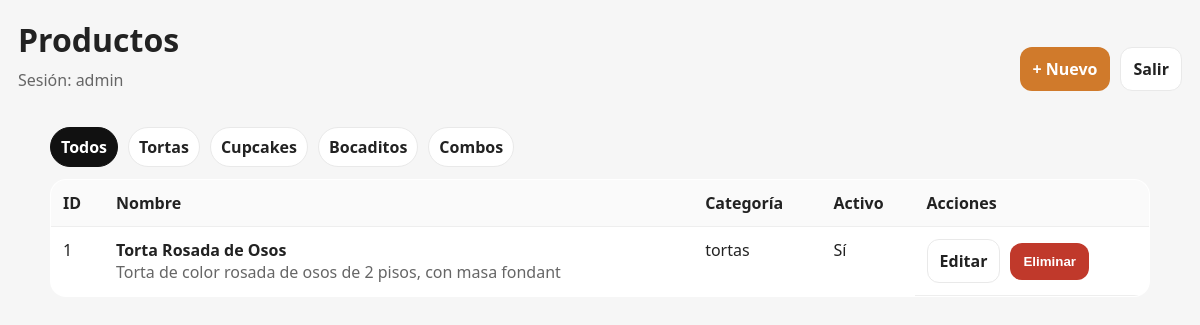
Page /admin/cakes (signed in) on the earlier database version.
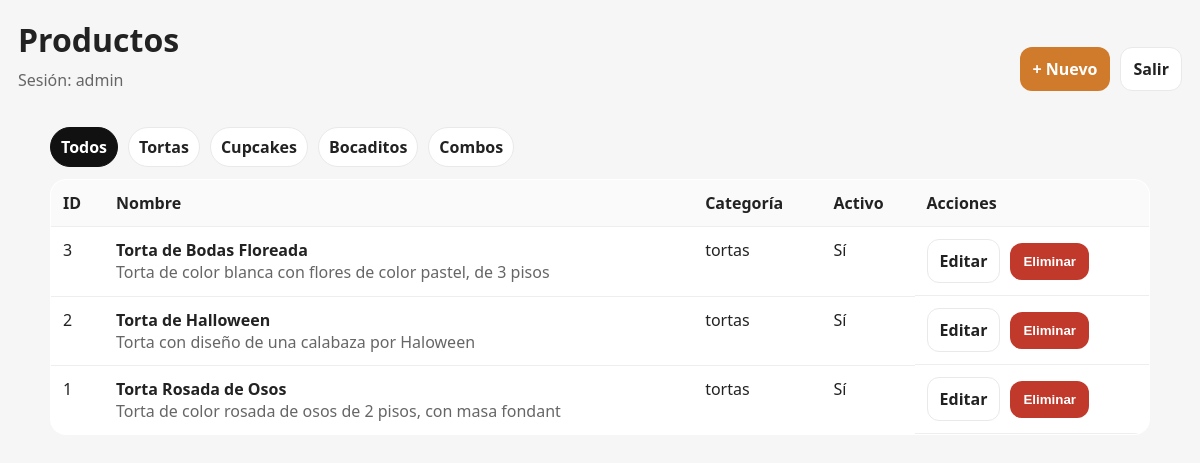
Same page on the later database version.
### models.py (models this page shows, shortened)
class User(UserMixin, db.Model):
    id = db.Column(db.Integer, primary_key=True)
    username = db.Column(db.String(80), unique=True, nullable=False)
    password_hash = db.Column(db.String(255), nullable=False)

class Cake(db.Model):
    id = db.Column(db.Integer, primary_key=True)
    name = db.Column(db.String(140), nullable=False)
    category = db.Column(db.String(40), nullable=False, default="tortas")  # tortas/cupcakes/bocaditos/combos
    short_desc = db.Column(db.String(220), nullable=True)
    price_from = db.Column(db.Float, nullable=True)  # opcional: precio "desde"
    servings_from = db.Column(db.Integer, nullable=True)  # opcional
    image_url = db.Column(db.String(400), nullable=True)  # URL pública (Vercel / Cloudinary / etc.)
    active = db.Column(db.Boolean, default=True)
    created_at = db.Column(db.DateTime, default=datetime.utcnow)
    updated_at = db.Column(db.DateTime, default=datetime.utcnow, onupdate=datetime.utcnow)

### app.py (the view)
    @app.get("/admin/cakes")
    @login_required
    def cakes_admin():
        category = request.args.get("category", "")
        q = Cake.query
        if category:
            q = q.filter_by(category=category)
        cakes = q.order_by(Cake.created_at.desc()).all()
        return render_template("cakes_admin.html", cakes=cakes, category=category, user=current_user)

### templates/cakes_admin.html (shortened to what this page needs)
<!doctype html>
<html lang="es">
<head>
  <link rel="stylesheet" href="/static/admin.css"/>
</head>
<body>
  <header class="top">
    <div>
      <h1>Productos</h1>
      <p class="muted">Sesión: {{ user.username }}</p>
    </div>
    <div class="actions">
      <a class="btn" href="/admin/cakes/new">+ Nuevo</a>
      <a class="btn ghost" href="/logout">Salir</a>
    </div>
  </header>
  <main class="container">
    <div class="filters">
      <a class="{{ 'active' if not category else '' }}" href="/admin/cakes">Todos</a>
      <a class="{{ 'active' if category=='tortas' else '' }}" href="/admin/cakes?category=tortas">Tortas</a>
      <a class="{{ 'active' if category=='cupcakes' else '' }}" href="/admin/cakes?category=cupcakes">Cupcakes</a>
      <a class="{{ 'active' if category=='bocaditos' else '' }}" href="/admin/cakes?category=bocaditos">Bocaditos</a>
      <a class="{{ 'active' if category=='combos' else '' }}" href="/admin/cakes?category=combos">Combos</a>
    </div>
    <table>
      <thead>
        <tr>
          <th>ID</th><th>Nombre</th><th>Categoría</th><th>Activo</th><th>Acciones</th>
        </tr>
      </thead>
      <tbody>
        {% for c in cakes %}
          <tr>
            <td>{{ c.id }}</td>
            <td>
              <strong>{{ c.name }}</strong><br>
              <span class="muted">{{ c.short_desc or '' }}</span>
            </td>
            <td>{{ c.category }}</td>
            <td>{{ 'Sí' if c.active else 'No' }}</td>
            <td class="row-actions">
              <a class="btn ghost" href="/admin/cakes/{{c.id}}/edit">Editar</a>
              <form method="post" action="/admin/cakes/{{c.id}}/delete" onsubmit="return confirm('¿Eliminar?');">
                <button class="btn danger" type="submit">Eliminar</button>
              </form>
            </td>
          </tr>
        {% endfor %}
      </tbody>
    </table>
  </main>
</body>
</html>

### static/admin.css (style rules this page uses)
* { box-sizing:border-box; }
body { margin:0; font-family:system-ui,Segoe UI,Roboto,Arial; background:#f6f6f6; color:#222; }
.container { width:min(1100px, calc(100% - 32px)); margin: 18px auto; }
h1 { margin:0 0 8px; }
button,.btn { display:inline-flex; align-items:center; justify-content:center; padding:10px 12px; border-radius:12px; border:1px solid transparent; background:#d07a2b; color:#fff; font-weight:900; cursor:pointer; text-decoration:none; }
.btn.ghost { background:#fff; color:#222; border-color:#e9e9e9; }
.btn.danger { background:#c0392b; }
.top { display:flex; justify-content:space-between; align-items:flex-end; gap:12px; padding:18px; }
.actions { display:flex; gap:10px; }
.muted { color:#666; margin:0; }
table { width:100%; border-collapse:collapse; background:#fff; border:1px solid #e9e9e9; border-radius:16px; overflow:hidden; }
th,td { padding:12px; border-bottom:1px solid #eee; text-align:left; vertical-align:top; }
th { background:#fafafa; }
.row-actions { display:flex; gap:10px; align-items:center; }
.row-actions form { margin:0; }
.filters { display:flex; gap:10px; margin: 0 0 12px; }
.filters a { padding:8px 10px; border:1px solid #e9e9e9; border-radius:999px; background:#fff; text-decoration:none; color:#222; font-weight:800; }
.filters a.active { background:#111; color:#fff; border-color:#111; }

Differences in the rows shown:
added Cake: id "3", name "Torta de Bodas Floreada", short_desc "Torta de color blanca con flores de color pastel, de 3 pisos", category "tortas", active "Sí"
added Cake: id "2", name "Torta de Halloween", short_desc "Torta con diseño de una calabaza por Haloween", category "tortas", active "Sí"
